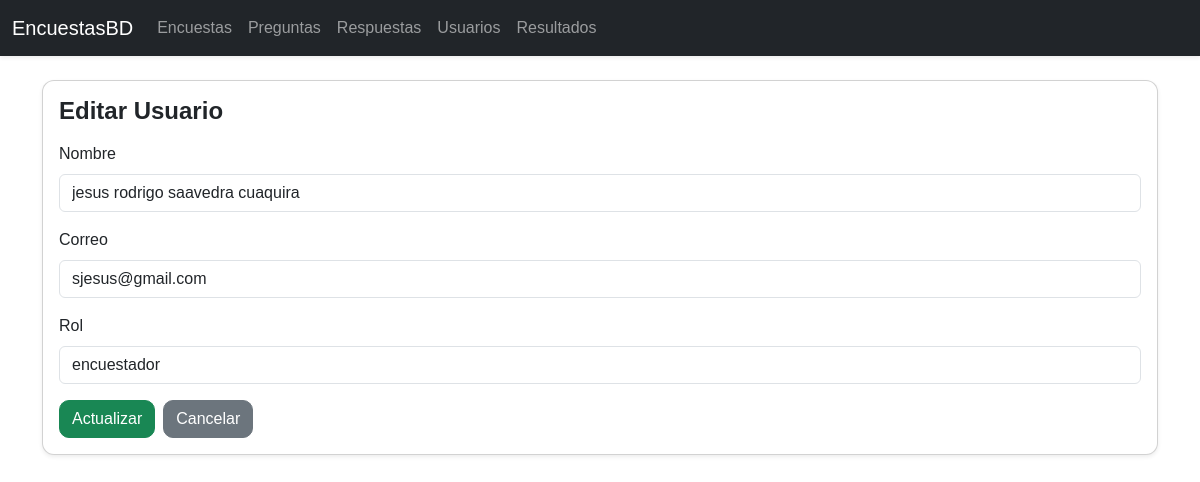
The app's page /usuarios/edit/1 with its own data.
### tables this page shows
CREATE TABLE usuarios (
    id INTEGER PRIMARY KEY AUTOINCREMENT,
    nombre TEXT NOT NULL,
    correo TEXT NOT NULL,
    rol TEXT NOT NULL
);

### usuarios/__init__.py (the view, shortened to what this page needs)
@usuarios_bp.route("/edit/<int:id>", methods=["GET", "POST"])
def usuarios_edit(id):
    db = get_db()
    usuario = db.execute("SELECT * FROM usuarios WHERE id=?", (id,)).fetchone()
    return render_template("usuarios_add.html", usuario=usuario)

### app.py (called while the page is built)
@app.teardown_appcontext
def teardown_db(exception):
    close_db()

### database.py (called while the page is built)
def get_db():
    db = getattr(g, "_database", None)
    if db is None:
        db = g._database = sqlite3.connect(DATABASE)
        db.row_factory = sqlite3.Row
    return db

### templates/usuarios_add.html (shortened to what this page needs)
{% extends "base.html" %}
{% if usuario %}{% set page_title = "Editar Usuario" %}{% else %}{% set page_title = "Agregar Usuario" %}{% endif %}
{% block content %}
<div class="card shadow-sm">
  <div class="card-body">
    <h1 class="h4 mb-3">{{ page_title }}</h1>
    <form method="POST">
      <div class="mb-3">
        <label for="nombre" class="form-label">Nombre</label>
        <input type="text" class="form-control" id="nombre" name="nombre"
               value="{{ usuario.nombre if usuario else '' }}" required>
      </div>
      <div class="mb-3">
        <label for="correo" class="form-label">Correo</label>
        <input type="email" class="form-control" id="correo" name="correo"
               value="{{ usuario.correo if usuario else '' }}" required>
      </div>
      <div class="mb-3">
        <label for="rol" class="form-label">Rol</label>
        <input type="text" class="form-control" id="rol" name="rol"
               value="{{ usuario.rol if usuario else '' }}" required>
      </div>
      <div class="d-flex gap-2">
        <button type="submit" class="btn btn-success">{{ "Actualizar" if usuario else "Guardar" }}</button>
        <a href="{{ url_for('usuarios.usuarios_index') }}" class="btn btn-secondary">Cancelar</a>
      </div>
    </form>
  </div>
</div>
{% endblock %}

### static/styles.css (style rules this page uses)
body { background-image: url("https://wallpapers.com/images/hd/darling-in-the-franxx-lovely-couple-o31g3xt2x8baqsm1.jpg"); background-size: cover; background-position: center; background-attachment: fixed; background-repeat: no-repeat; font-family: Arial, sans-serif; }
.container h1 { font-weight: bold; }
.card { border-radius: 12px; }
.btn { border-radius: 10px; }

### records on screen
usuarios: nombre "jesus rodrigo saavedra cuaquira", correo "sjesus@gmail.com", rol "encuestador"

### other values on screen
{{ page_title }} "Editar Usuario"
{{ "Actualizar" if usuario else "Guardar" }} "Actualizar"
